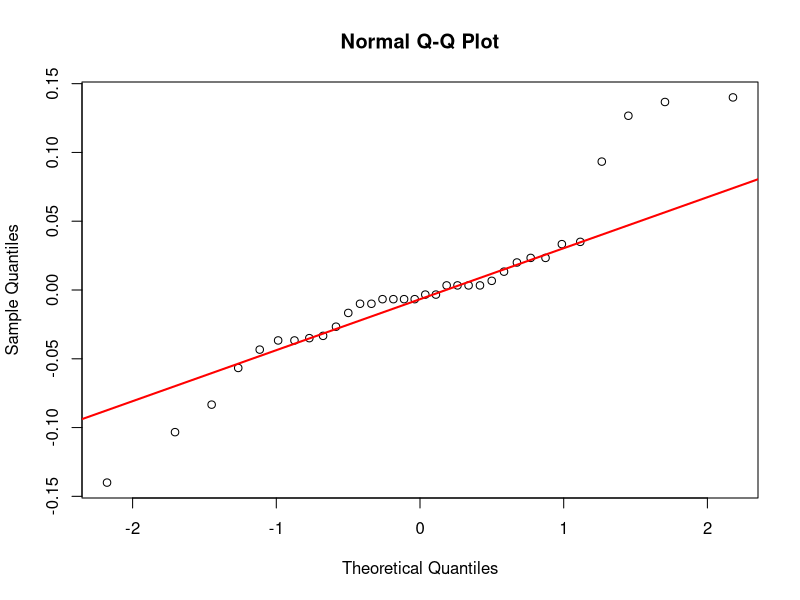
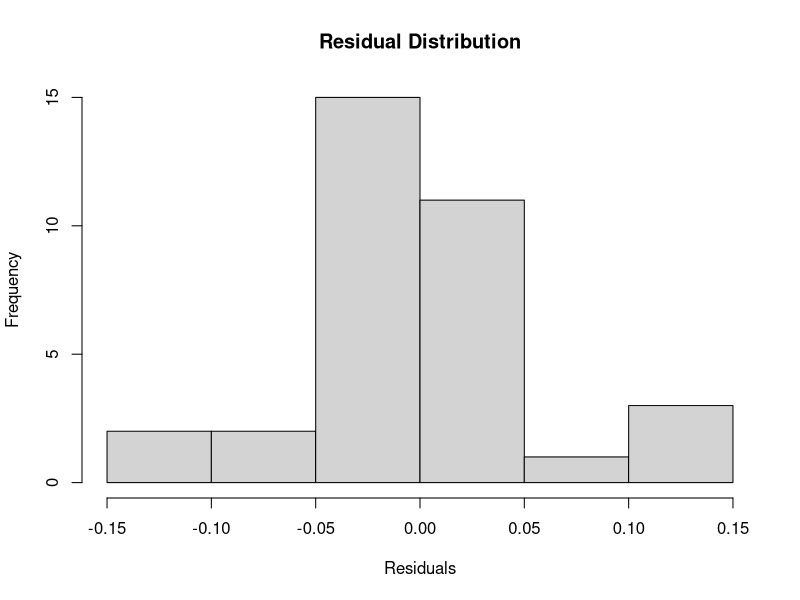
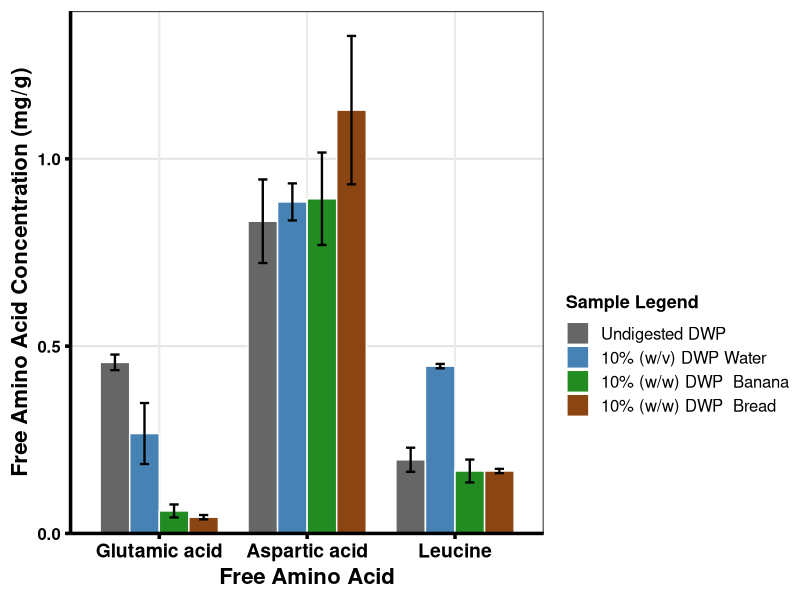

The R script that drew these images, in order: (Note: this script raises an error after producing the figures.)
# =====================================================================
# Free amino acid release from Lemna minor duckweed after in vitro digestion
# Statistics (TWO-way ANOVA + INTERACTION)
#A two-factor ANOVA always tests:
  
 # Main effect of Factor A
#Main effect of Factor B
#A × B interaction
# Conference Poster Version (Portrait)
# =====================================================================

library(tidyverse)

# ---------------------------------------------------------------------
# 1. Data
# ---------------------------------------------------------------------

codes <- c("ND", "W", "Bn", "Br")

labels <- c(
  ND = "Undigested DWP",
  W = "10% (w/v) DWP Water",
  Bn = "10% (w/w) DWP  Banana",
  Br = "10% (w/w) DWP  Bread"
)

cols <- c(
  ND = "grey40",
  W = "steelblue",
  Bn = "forestgreen",
  Br = "saddlebrown"
)

dat <- tribble(
  ~amino_acid, ~treatment, ~r1, ~r2, ~r3,
  
  "Glutamic acid", "ND", 0.44, 0.45, 0.48,
  "Glutamic acid", "W", 0.23, 0.21, 0.36,
  "Glutamic acid", "Bn", 0.05, 0.05, 0.08,
  "Glutamic acid", "Br", 0.04, 0.04, 0.05,
  
  "Aspartic acid", "ND", 0.96, 0.75, 0.79,
  "Aspartic acid", "W", 0.85, NA, 0.92,
  "Aspartic acid", "Bn", 0.86, 1.03, 0.79,
  "Aspartic acid", "Br", 0.99, NA, 1.27,
  
  "Leucine", "ND", 0.22, 0.16, 0.21,
  "Leucine", "W", 0.45, 0.45, 0.44,
  "Leucine", "Bn", 0.16, 0.20, 0.14,
  "Leucine", "Br", 0.17, 0.16, 0.17
) |>
  pivot_longer(
    r1:r3,
    names_to = "replicate",
    values_to = "conc"
  ) |>
  dplyr::filter(!is.na(conc)) |>
  mutate(
    amino_acid = factor(
      amino_acid,
      levels = c(
        "Glutamic acid",
        "Aspartic acid",
        "Leucine"
      )
    ),
    treatment = factor(
      treatment,
      levels = codes
    )
  )

# =====================================================================
# TWO-WAY ANOVA
# =====================================================================

library(tidyverse)
library(car)
library(broom)

# ---------------------------------------------------------------------
# Two-way ANOVA
# ---------------------------------------------------------------------

fit2 <- aov(conc ~ treatment * amino_acid, data = dat)

cat("\n=== TWO-WAY ANOVA ===\n")
print(summary(fit2))

# =====================================================================
# ASSUMPTION CHECKS
# =====================================================================

# ---------------------------------------------------------------------
# Normality of residuals
# ---------------------------------------------------------------------

res <- residuals(fit2)

cat("\n=== SHAPIRO-WILK TEST ===\n")
print(shapiro.test(res))

qqnorm(res)
qqline(res, col = "red", lwd = 2)

hist(
  res,
  main = "Residual Distribution",
  xlab = "Residuals"
)

# ---------------------------------------------------------------------
# Homogeneity of Variance
# ---------------------------------------------------------------------

cat("\n=== LEVENE TEST ===\n")

levene_result <- leveneTest(
  conc ~ interaction(treatment, amino_acid),
  data = dat
)

print(levene_result)

# =====================================================================
# SUMMARY STATISTICS
# =====================================================================

plot_data <- dat %>%
  group_by(amino_acid, treatment) %>%
  summarise(
    n = n(),
    mean = mean(conc),
    sd = sd(conc),
    .groups = "drop"
  )

cat("\n=== SUMMARY STATISTICS ===\n")
print(plot_data)

# =====================================================================
# BAR CHART (MEAN ± SD)
# =====================================================================

dodge <- position_dodge(width = 0.8)

p_twoway <- ggplot(
  plot_data,
  aes(
    x = amino_acid,
    y = mean,
    fill = treatment
  )
) +
  
  geom_col(
    position = dodge,
    width = 0.8,
    colour = "white"
  ) +
  
  geom_errorbar(
    aes(
      ymin = mean - sd,
      ymax = mean + sd
    ),
    position = dodge,
    width = 0.25,
    linewidth = 0.8
  ) +
  
  scale_fill_manual(
    values = cols,
    labels = labels,
    name = "Sample Legend"
  ) +
  
  scale_y_continuous(
    expand = expansion(mult = c(0, 0.05))
  ) +
  
  labs(
    x = "Free Amino Acid",
    y = "Free Amino Acid Concentration (mg/g)"
  ) +
  
  theme_bw(base_size = 16) +
  
  theme(
    legend.position = "right",
    legend.box = "vertical",
    legend.margin = margin(t = 120),
    
    legend.title = element_text(
      size = 13,
      face = "bold"
    ),
    
    legend.text = element_text(
      size = 12
    ),
    
    axis.text.x = element_text(
      size = 14,
      face = "bold",
      colour = "black"
    ),
    
    axis.text.y = element_text(
      size = 12,
      face = "bold",
      colour = "black"
    ),
    
    axis.title.x = element_text(
      size = 16,
      face = "bold"
    ),
    
    axis.title.y = element_text(
      size = 16,
      face = "bold"
    ),
    
    axis.line = element_line(
      colour = "black",
      linewidth = 1.2
    ),
    
    axis.ticks = element_line(
      colour = "black",
      linewidth = 1.2
    ),
    
    panel.grid.major.y = element_line(
      colour = "grey90"
    ),
    
    panel.grid.minor = element_blank()
  )

print(p_twoway)

dev.new()
print(p_interaction)

# ---------------------------------------------------------------------
# Interaction Plot with 95% CI

#Think of 95% confidence interval (CI) as:

#"Given my sample data, the true population mean is likely to lie somewhere within this range."

#It tells you how precise your estimate is, whereas the mean tells you the best estimate itself.
# ---------------------------------------------------------------------

# ---------------------------------------------------------------------
# Interaction Plot with Mean ± SD
# ---------------------------------------------------------------------

# ---------------------------------------------------------------------
# Interaction Plot (Mean ± SD)
# ---------------------------------------------------------------------

interaction_summary <- dat %>%
  group_by(amino_acid, treatment) %>%
  summarise(
    n = n(),
    mean = mean(conc),
    sd = sd(conc),
    .groups = "drop"
  )

# Wrapped labels for poster readability
interaction_labels <- c(
  ND = "Undigested\nDWP",
  W = "10% (w/v)\nDWP Water",
  Bn = "10% (w/w)\nDWP Banana",
  Br = "10% (w/w)\nDWP Bread"
)

p_interaction <- ggplot(
  interaction_summary,
  aes(
    x = treatment,
    y = mean,
    colour = amino_acid,
    group = amino_acid
  )
) +
  
  geom_line(linewidth = 1.8) +
  
  geom_point(size = 5) +
  
  geom_errorbar(
    aes(
      ymin = pmax(mean - sd, 0),
      ymax = mean + sd
    ),
    width = 0.08,
    linewidth = 1
  ) +
  
  scale_x_discrete(
    labels = interaction_labels
  ) +
  
  scale_colour_manual(
    values = c(
      "Glutamic acid" = "#D55E00",
      "Aspartic acid" = "#0072B2",
      "Leucine" = "#009E73"
    )
  ) +
  
  labs(
    title = "Treatment × Amino Acid Interaction",
    x = "Food Matrix",
    y = "Free Amino Acid Concentration (mg/g)",
    colour = "Amino Acid"
  ) +
  
  theme_classic(base_size = 18) +
  
  theme(
    legend.position = "right",
    
    legend.title = element_text(
      face = "bold",
      size = 13
    ),
    
    legend.text = element_text(
      size = 12
    ),
    
    axis.text.x = element_text(
      size = 12,
      face = "bold",
      colour = "black",
      lineheight = 0.9
    ),
    
    axis.text.y = element_text(
      size = 12,
      face = "bold",
      colour = "black"
    ),
    
    axis.title = element_text(
      size = 14,
      face = "bold"
    ),
    
    plot.title = element_text(
      size = 16,
      face = "bold",
      hjust = 0.5
    ),
    
    panel.grid.minor = element_blank()
  )

print(p_interaction)

# ---------------------------------------------------------------------
# Summary statistics
# ---------------------------------------------------------------------

plot2 <- dat %>%
  group_by(amino_acid, treatment) %>%
  summarise(
    mean = mean(conc),
    sd = sd(conc),
    .groups = "drop"
  )

# ---------------------------------------------------------------------
# Plot
# ---------------------------------------------------------------------

dodge <- position_dodge(width = 0.8)

p_twoway <- ggplot(
  plot2,
  aes(
    x = amino_acid,
    y = mean,
    fill = treatment
  )
) +
  
  geom_col(
    position = dodge,
    width = 0.8,
    colour = "white"
  ) +
  
  geom_errorbar(
    aes(
      ymin = mean - sd,
      ymax = mean + sd
    ),
    position = dodge,
    width = 0.25,
    linewidth = 0.8
  ) +
  
  scale_fill_manual(
    values = cols,
    labels = labels,
    name = "Sample Legend"
  ) +
  
  labs(
    title = "Free Amino Acid Release",
    x = "Amino Acid",
    y = "Free Amino Acid Concentration (mg/g)"
  ) +
  
  theme_bw(base_size = 16) +
  
  theme(
    legend.position = "right",
    legend.box = "vertical",
    legend.margin = margin(t = 120),
    
    legend.title = element_text(
      size = 13,
      face = "bold"
    ),
    
    legend.text = element_text(
      size = 12
    ),
    
    axis.text.x = element_text(
      size = 12,
      face = "bold",
      colour = "black"
    ),
    
    axis.text.y = element_text(
      size = 12,
      face = "bold",
      colour = "black"
    ),
    
    axis.title.x = element_text(
      size = 16,
      face = "bold"
    ),
    
    axis.title.y = element_text(
      size = 16,
      face = "bold"
    ),
    
    axis.line = element_line(
      colour = "black",
      linewidth = 1.2
    ),
    
    axis.ticks = element_line(
      colour = "black",
      linewidth = 1.2
    ),
    
    panel.grid.major.y = element_line(
      colour = "grey90"
    ),
    
    panel.grid.minor = element_blank()
  )

print(p_twoway)
